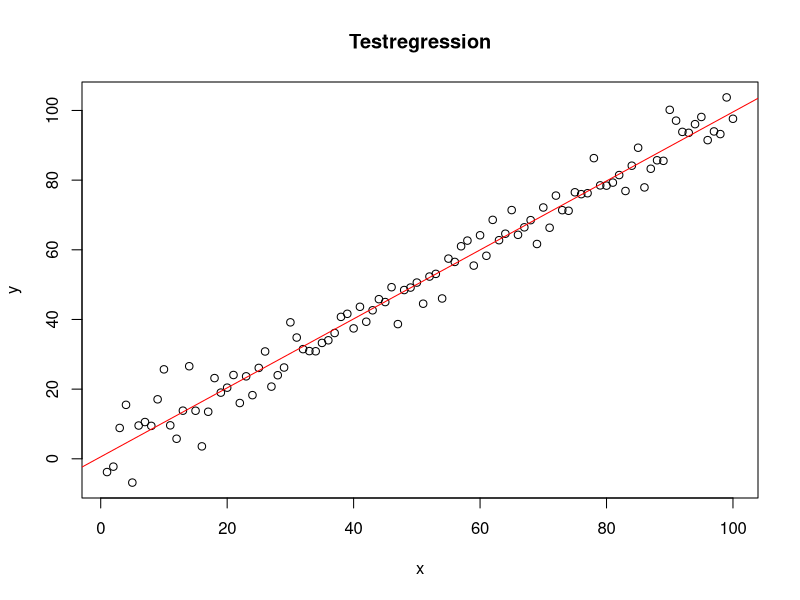

R code for this plot:
#####################
#### Test-Script ####
#####################

x <- seq(1,100, 1)
y <- x +  rnorm(100, mean = 0 , sd = 5) 

model1 <- lm(y ~ x)

summary(model1)

plot(x,y)
abline(model1, col="red", xlab = "X", ylab = "Y")
title("Testregression")

### Second Commit.

# adding new variables 

bar <- diag(3)

foo <- seq(100,1, -5)

baz <- foo^2 ### good job
